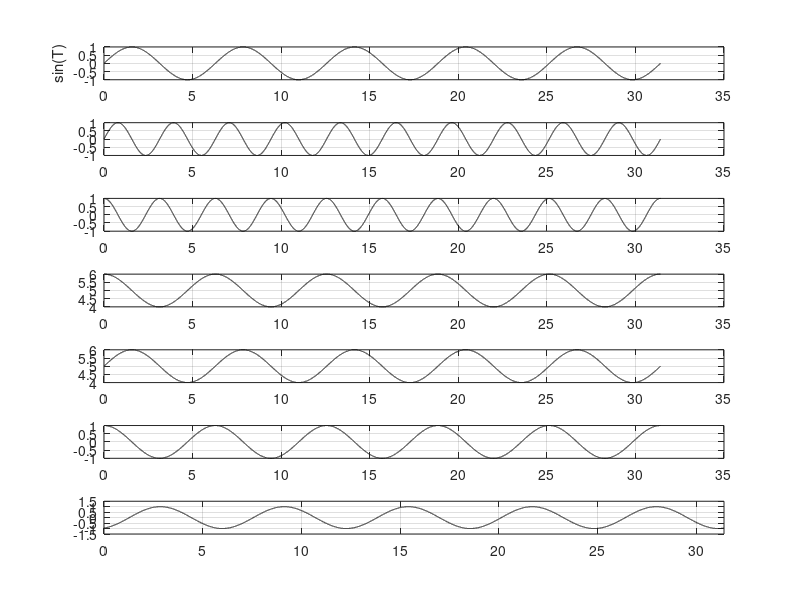

This figure's MATLAB source: (Note: this script raises an error after producing the figure.)




T =  0:0.001:(10*pi);
wave1=sin(T);
wave2=sin(2*T);
wave3=cos(2*T);
wave4=cos(T)+5;
wave5=sin(T)+5;
wave6=cos(T);
wave7=sin(T+5);
entropyType='shannon';



 ax(1) = subplot(7,1,1);
     plot(T,wave1,'k'); 
     ylabel('sin(T)')
     grid on
      ax(2) = subplot(7,1,2);
       plot(T,wave2,'k'); 
%        ylabel('sin(2*T)')
      grid on
      ax(3) = subplot(7,1,3);
     plot(T,wave3,'k'); 
%       ylabel('cos(2*T)')
      grid on
      ax(4) = subplot(7,1,4);
       plot(T,wave4,'k'); 
%       ylabel('cos(T)+5')
      grid on
      ax(5) = subplot(7,1,5);
       plot(T,wave5,'k'); 
%       ylabel('sin(T)+5')
      grid on
      ax(6) = subplot(7,1,6);
       plot(T,wave6,'k'); 
%       ylabel('cos(T))')
      grid on
      ax(7) = subplot(7,1,7);
       plot(T,wave7,'k'); 
%       ylabel('sin(T+5')
      grid on
 axis([0 10*pi -1.5 1.5]) 

%Entropy on one wave
entropy1 = wentropy(wave1,entropyType);
entropy2 = wentropy(wave2,entropyType);
entropy3 = wentropy(wave3,entropyType);
entropy4 = wentropy(wave4,entropyType);
entropy5 = wentropy(wave5,entropyType);
entropy6 = wentropy(wave6,entropyType);
entropy7 = wentropy(wave7,entropyType);


%Subtraction of entropy
s11=abs(entropy1-entropy1);
s12=abs(entropy1-entropy2);
s13=abs(entropy1-entropy3);
s14=abs(entropy1-entropy4);
s15=abs(entropy1-entropy5);
s16=abs(entropy1-entropy6);
s17=abs(entropy1-entropy7);

entropys=[entropy1,entropy2,entropy3,entropy4,entropy5,entropy6,entropy7];
% ans=[s11,s12,s13,s14,s15,s16,s17];
[sortVal,sortIndex] = sort(entropys,2);
sortIndex

